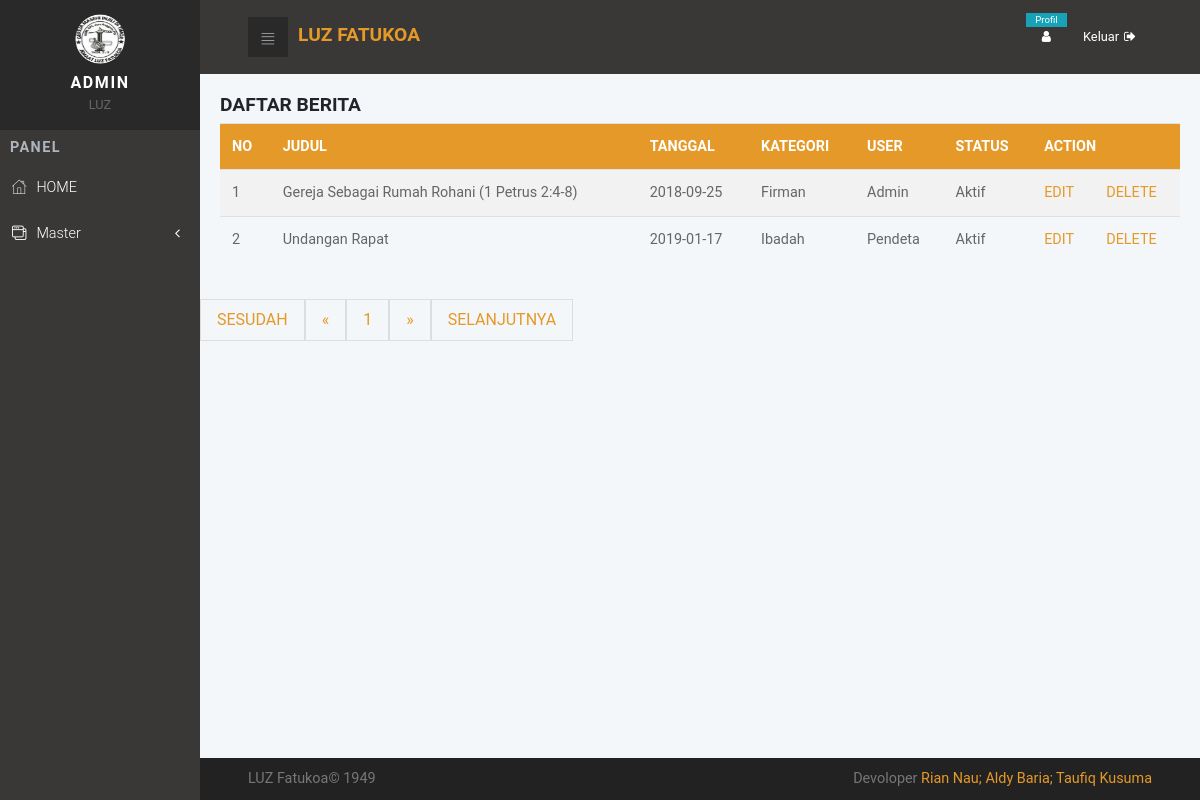
The app's page /admin/blog_tampil.php (signed in), older data.
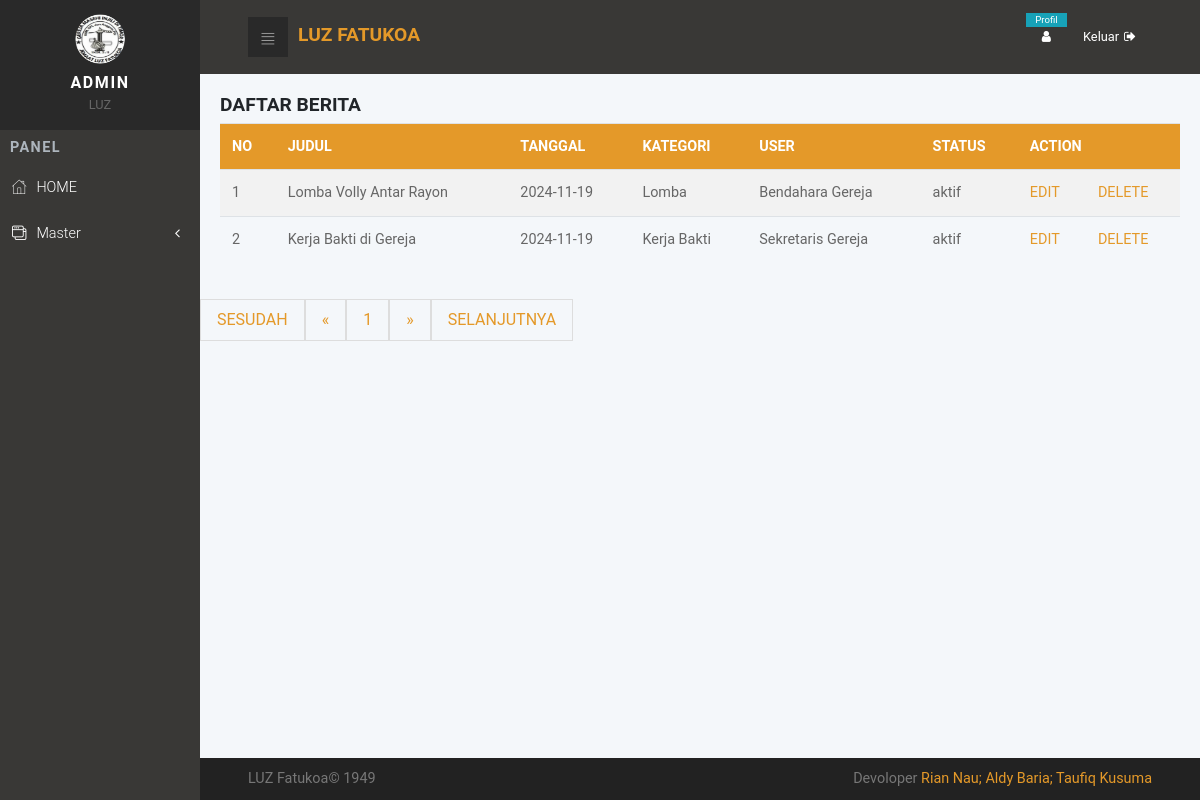
The same page, newer data.
### tables this page shows
CREATE TABLE `tbl_blog` (
  `kode` int(11) NOT NULL,
  `kategori` varchar(50) DEFAULT NULL,
  `judul` varchar(100) DEFAULT NULL,
  `konten` text DEFAULT NULL,
  `tgl_posting` date DEFAULT NULL,
  `user` varchar(50) DEFAULT NULL,
  `status` varchar(10) NOT NULL,
  `gambar` varchar(100) NOT NULL
);

### admin/blog_tampil.php (the view, shortened to what this page needs)
<?php
include 'header.php';
error_reporting(0); ?>
<head>
</head>
<div class="card-body">
	<h3>DAFTAR BERITA</h3>
	<div class="table-responsive">
		<table class="table">
			<tr>
				<th>NO</th>
				<th>JUDUL</th>
				<th>TANGGAL</th>
				<th>KATEGORI</th>
				<th>USER</th>
				<th>STATUS</th>
				<th colspan="2">ACTION</th>
			</tr>
			<?php
			$page = (isset($_GET['page'])) ? $_GET['page'] : 1;
			$limit = 5;
			$limit_start = ($page - 1) * $limit;
			$sql = mysqli_query($konek, "SELECT * FROM tbl_blog LIMIT " . $limit_start . "," . $limit);
			$no = $limit_start + 1;
			while ($data = mysqli_fetch_array($sql)) {
			?>
				<tr>
					<td> <?php echo $no; ?></td>
					<td> <?php echo $data['judul']; ?></td>
					<td> <?php echo $data['tgl_posting']; ?></td>
					<td> <?php echo $data['kategori']; ?></td>
					<td> <?php echo $data['user']; ?></td>
					<td> <?php echo $data['status']; ?></td>
					<td> <a href="blog_edit.php?id=<?php echo base64_encode($data['kode']); ?>">EDIT</a></td>
					<td> <a href="blog_hapus.php?id=<?php echo $data['kode']; ?> ">DELETE</a></td>
				</tr>
			<?php
				$no++;
			}
			?>
		</table>
	</div>
</div>
<ul class="pagination">
	<?php
	if ($page == 1) {
	?>
		<li class="disabled"><a href="#">SESUDAH</a></li>
		<li class="disabled"><a href="#">&laquo;</a></li>
	<?php
	} else {
		$link_prev = ($page > 1) ? $page - 1 : 1;
	?>
		<li><a href="blog_tampil.php?page=1">SESUDAH</a></li>
		<li><a href="blog_tampil.php?page=<?php echo $link_prev; ?>">&laquo;</a></li>
	<?php
	}
	?>
	<?php
	$sql2 = mysqli_query($konek, "SELECT COUNT(*) AS jumlah FROM tbl_blog");
	$get_jumlah = mysqli_fetch_array($sql2);
	$jumlah_page = ceil($get_jumlah['jumlah'] / $limit);
	$jumlah_number = 3;
	$start_number = ($page > $jumlah_number) ? $page - $jumlah_number : 1;
	$end_number = ($page < ($jumlah_page - $jumlah_number)) ? $page + $jumlah_number : $jumlah_page;
	for ($i = $start_number; $i <= $end_number; $i++) {
		$link_active = ($page == $i) ? ' class="active"' : '';
	?>
		<li<?php echo $link_active; ?>><a href="blog_tampil.php?page=<?php echo $i; ?>"><?php echo $i; ?></a></li>
		<?php
	}
		?>
		<?php
		if ($page == $jumlah_page) {
		?>
			<li class="disabled"><a href="#">&raquo;</a></li>
			<li class="disabled"><a href="#">SELANJUTNYA</a></li>
		<?php
		} else {
			$link_next = ($page < $jumlah_page) ? $page + 1 : $jumlah_page;
		?>
			<li><a href="blog_tampil.php?page=<?php echo $link_next; ?>">&raquo;</a></li>
			<li><a href="blog_tampil.php?page=<?php echo $jumlah_page; ?>">SELANJUTNYA</a></li>
		<?php
		}
		?>
</ul>
<div>
	<?php include 'footer.php'; ?>

### admin/header.php (shortened to what this page needs)
<!DOCTYPE html>
<html>
<head>
  <link rel="stylesheet" href="vendor/bootstrap/css/bootstrap.min.css">
  <link rel="stylesheet" href="vendor/font-awesome/css/font-awesome.min.css">
  <link rel="stylesheet" href="css/fontastic.css">
  <link rel="stylesheet" href="css/grasp_mobile_progress_circle-1.0.0.min.css">
  <link rel="stylesheet" href="vendor/malihu-custom-scrollbar-plugin/jquery.mCustomScrollbar.css">
  <link rel="stylesheet" href="css/style.default.css" id="theme-stylesheet">
  <link rel="stylesheet" href="css/custom.css">
</head>
<body>
  <nav class="side-navbar">
    <div class="side-navbar-wrapper">
      <div class="sidenav-header d-flex align-items-center justify-content-center">
        <div class="sidenav-header-inner text-center"><img src="../icon.png" alt="person" class="img-fluid rounded-circle">
          <h2 class="h5">Admin</h2><span>LUZ</span>
        </div>
      </div>
      <div class="main-menu">
        <h5 class="sidenav-heading">Panel</h5>
        <ul id="side-main-menu" class="side-menu list-unstyled">
          <li><a href="master.php"> <i class="icon-home"></i>HOME </a></li>
          <li><a href="#exampledropdownDropdown" aria-expanded="false" data-toggle="collapse"> <i class="icon-interface-windows"></i>Master</a>
          </li>
      </div>
    </div>
  </nav>
  <div class="page">
    <header class="header">
      <nav class="navbar">
        <div class="container-fluid">
          <div class="navbar-holder d-flex align-items-center justify-content-between">
            <div class="navbar-header"><a id="toggle-btn" href="#" class="menu-btn"><i class="icon-bars"> </i></a><a href="master.php" class="navbar-brand">
                <div class="brand-text d-none d-md-inline-block"><span></span><strong class="text-primary">LUZ Fatukoa</strong></div>
              </a></div>
            <ul class="nav-menu list-unstyled d-flex flex-md-row align-items-md-center">
              <li class="nav-item dropdown"> <a id="messages" rel="nofollow" data-target="#" href="#" data-toggle="dropdown" aria-haspopup="true" aria-expanded="false" class="nav-link"><i class="fa fa-user"></i><span class="badge badge-info">Profil</span></a>
              </li>
              <li class="nav-item"><a href="keluar.php" class="nav-link logout"> <span class="d-none d-sm-inline-block">Keluar</span><i class="fa fa-sign-out"></i></a></li>
            </ul>
          </div>
        </div>
      </nav>
    </header>

### admin/footer.php (shortened to what this page needs)
<footer class="main-footer">
  <div class="container-fluid">
    <div class="row">
      <div class="col-sm-6">
        <p>LUZ Fatukoa&copy; 1949</p>
      </div>
      <div class="col-sm-6 text-right">
        <p>Devoloper <a href="#" class="external">Rian Nau; Aldy Baria; Taufiq Kusuma</a></p>
      </div>
    </div>
  </div>
</footer>
</div>
</body>
</html>

### admin/css/style.default.css (style rules this page uses)
a { display: inline-block; text-decoration: none; color: #fff; }
body { overflow-x: hidden; }
i { display: inline-block; }
span { display: inline-block; }
i[class*='icon-'] { -webkit-transform: translateY(4px); transform: translateY(4px); }
table { font-size: 0.9em; color: #666; }
.badge { font-weight: 400; border-radius: 0; }
.page { position: absolute; top: 0; right: 0; -webkit-transition: width 0.3s linear; transition: width 0.3s linear; width: calc(100% - 200px); background-color: #F4F7FA; min-height: 100vh; padding-bottom: 50px; }
h2 { color: #555; font-weight: 400; }
@media (min-width: 768px) { .container-fluid { padding: 0 3rem; } }
nav.navbar { background: #393836; padding: .8rem 0; }
nav.navbar .container-fluid { width: 100%; }
nav.navbar .navbar-holder { width: 100%; }
nav.navbar a { font-size: .8rem; color: #fff; position: relative; }
nav.navbar .badge { position: absolute; top: 0; left: 0; right: 0; }
nav.navbar a.logout i { margin-left: 5px; }
nav.navbar a.navbar-brand { margin-left: 10px; }
nav.navbar .brand-text { text-transform: uppercase; }
nav.navbar .brand-text strong { font-size: 1.5em; }
nav.navbar .nav-menu { margin-bottom: 0; }
nav.navbar a.menu-btn { width: 40px; height: 40px; line-height: 40px; background: #292929; color: #fff; text-align: center; padding: 0 !important; }
nav.navbar a.menu-btn i[class*='icon-'] { -webkit-transform: translateY(4px); transform: translateY(4px); }
.side-navbar { position: fixed; top: 0; left: 0; width: 200px; height: 100%; width: 200px; text-align: left; background: #393836; color: #fff; z-index: 999; overflow-y: auto; -webkit-transition: all 0.3s; transition: all 0.3s; }
.side-navbar li { position: relative; }
.side-navbar li a { position: relative; font-size: .9rem; font-weight: 300; color: #fff; text-decoration: none; width: 100%; padding: 12px; }
.side-navbar li a[data-toggle="collapse"]::before { content: '\f104'; display: inline-block; -webkit-transform: translateY(-50%); transform: translateY(-50%); font-family: 'FontAwesome'; position: absolute; top: 50%; right: 20px; }
.side-navbar .sidenav-header { background: #292929; padding: 14px; margin-bottom: 10px; }
.side-navbar .sidenav-header img { width: 50px; height: 50px; }
.side-navbar .sidenav-header span { font-size: 0.8em; color: #666; }
.side-navbar .sidenav-header h2 { margin: 10px 0 0; text-transform: uppercase; letter-spacing: .1em; }
.side-navbar .sidenav-heading { font-weight: 700; color: #adb5bd; font-size: .9rem; text-transform: uppercase; letter-spacing: .1em; margin-left: 10px; margin-top: 10px; margin-bottom: 10px; }
.side-navbar i[class*='icon-'] { -webkit-transform: translateY(2px); transform: translateY(2px); }
.side-navbar span { display: inline-block; }
.side-navbar i { font-size: inherit; margin-right: 10px; }
footer.main-footer { position: absolute; width: 100%; bottom: 0; background: #222; padding: 10px 0; }
footer.main-footer p { font-size: 0.7em; color: #777; margin: 0; }
@media (min-width: 768px) { footer.main-footer p { font-size: 0.9em; } }
.navbar { padding: 0.5rem 1rem; }
.navbar-brand { display: inline-block; padding-top: 0.3125rem; padding-bottom: 0.3125rem; margin-right: 1rem; font-size: 1.25rem; }
body { font-family: "Roboto", sans-serif; font-size: 1rem; font-weight: 400; line-height: 1.5; color: #212529; background-color: #fff; }
a { color: #e49929; text-decoration: none; }
h1, h2, h3, h4, h5, h6, .h1, .h2, .h3, .h4, .h5, .h6 { margin-bottom: 0.5rem; font-family: inherit; font-weight: 700; line-height: 1.1; color: inherit; }
h2, .h2 { font-size: 1.3rem; }
h3, .h3 { font-size: 1.2rem; }
h5, .h5 { font-size: 1rem; }
.text-primary { color: #e49929 !important; }
.badge-info { color: color-yiq(#17a2b8); background-color: #17a2b8; }
.nav-link { padding: 0.9rem 1rem; }
.card-body { padding: 1.25rem; }

### admin/blog_tampil.php (style rules this page uses)
table { border-collapse: collapse; width: 100%; }
th, td { text-align: left; padding: 8px; }
tr:nth-child(even) { background-color: #f2f2f2 }
th { background-color: #e49929; color: white; }
.pagination { display: inline-block; }
.pagination li { color: black; float: left; padding: 8px 16px; text-decoration: none; transition: background-color .3s; border: 1px solid #ddd; }

Row changes from the older to the newer data that the page shows:
removed tbl_blog: judul "Gereja Sebagai Rumah Rohani (1 Petrus 2:4-8)", tgl_posting "2018-09-25", kategori "Firman", user "Admin", status "Aktif"
removed tbl_blog: judul "Undangan Rapat", tgl_posting "2019-01-17", kategori "Ibadah", user "Pendeta", status "Aktif"
added tbl_blog: judul "Lomba Volly Antar Rayon", tgl_posting "2024-11-19", kategori "Lomba", user "Bendahara Gereja", status "aktif"
added tbl_blog: judul "Kerja Bakti di Gereja", tgl_posting "2024-11-19", kategori "Kerja Bakti", user "Sekretaris Gereja", status "aktif"
